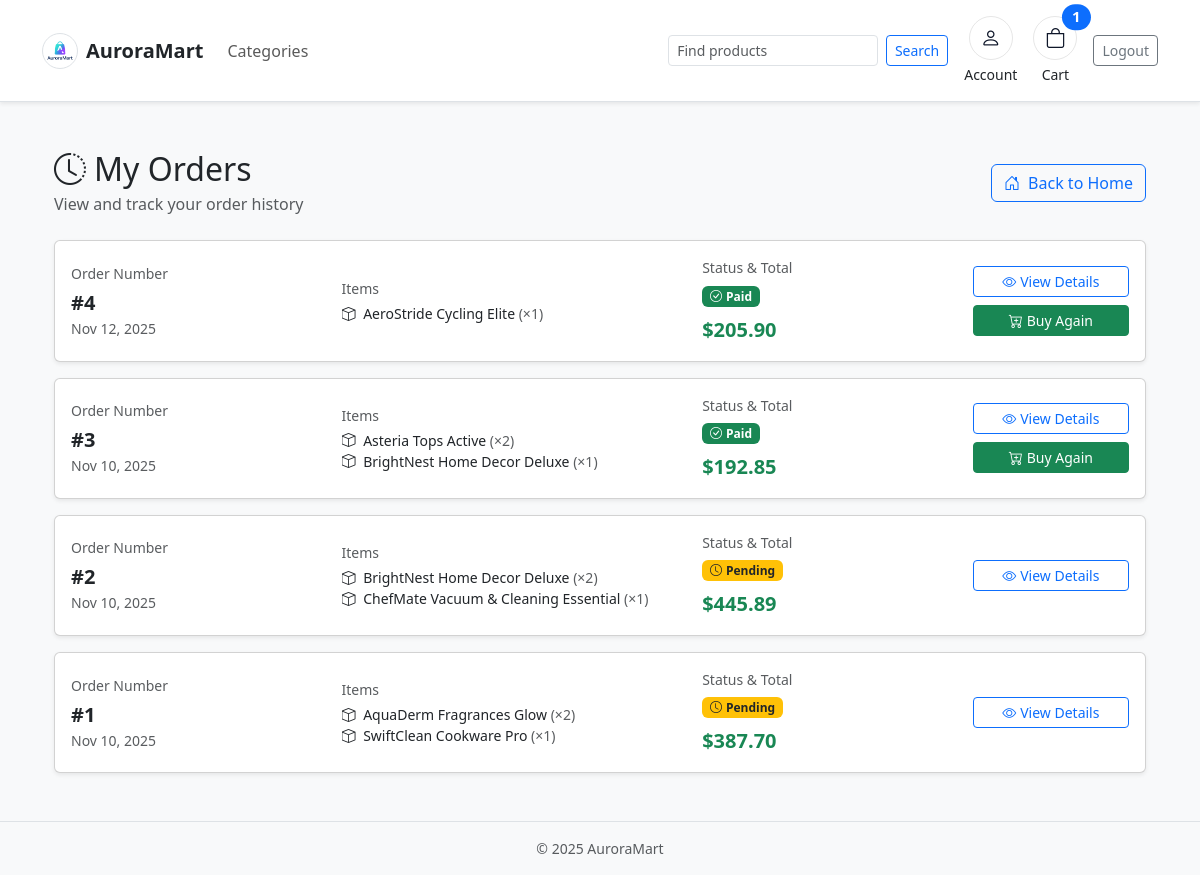
The app's page /store/orders/ (signed in) with its own data.
### ecommercemodule/models.py (models this page shows, shortened)
class Order(models.Model):
    class StatusChoices(models.TextChoices):
        PENDING = "PENDING", "Pending"
        PAID = "PAID", "Paid"
        CANCELLED = "CANCELLED", "Cancelled"
    customer = models.ForeignKey(
        Customer, related_name="orders", on_delete=models.CASCADE
    )
    created_at = models.DateTimeField(auto_now_add=True)
    status = models.CharField(
        max_length=20, choices=StatusChoices.choices, default=StatusChoices.PENDING
    )
    total_amount = models.DecimalField(
        max_digits=12, decimal_places=2, validators=[MinValueValidator(0)]
    )
    class Meta:
        ordering = ["-created_at"]

class OrderItem(models.Model):
    order = models.ForeignKey(
        Order, related_name="items", on_delete=models.CASCADE
    )
    product = models.ForeignKey(Product, on_delete=models.PROTECT)
    quantity = models.PositiveIntegerField(validators=[MinValueValidator(1)])
    unit_price = models.DecimalField(
        max_digits=10, decimal_places=2, validators=[MinValueValidator(0)]
    )
    class Meta:
        ordering = ["product__name"]

### auroramart/models.py (models this page shows, shortened)
class Product(models.Model):
    sku = models.CharField(max_length=64, unique=True, verbose_name="SKU Code")
    name = models.CharField(max_length=255, verbose_name="Product Name")
    description = models.TextField(blank=True, verbose_name="Product Description")
    category = models.ForeignKey(
        Category, related_name="products", on_delete=models.PROTECT, verbose_name="Product Category"
    )
    subcategory = models.ForeignKey(
        SubCategory, related_name="products", on_delete=models.PROTECT, verbose_name="Product Subcategory"
    )
    quantity_on_hand = models.PositiveIntegerField(default=0, validators=[MinValueValidator(0)])
    reorder_quantity = models.PositiveIntegerField(default=10, validators=[MinValueValidator(0)])
    unit_price = models.DecimalField(
        max_digits=10, decimal_places=2, default=0.00, validators=[MinValueValidator(0)]
    )
    rating = models.DecimalField(
        max_digits=3,
        decimal_places=1,
        default=0.0,
        null=True,
        blank=True,
        validators=[MinValueValidator(0), MaxValueValidator(5)],
        verbose_name="Product Rating"
    )
    is_active = models.BooleanField(default=True)
    image_url = models.URLField(
        max_length=500,
        blank=True,
        null=True,
        verbose_name="Image URL",
        help_text="External image URL (e.g., from Google Images)"
    )
    image = models.ImageField(
        upload_to='products/',
        blank=True,
        null=True,
        verbose_name="Product Image",
        help_text="Upload a product image file"
    )
    @property
    def get_image_url(self):
        if self.image:
            return self.image.url
        return self.image_url or ''
    class Meta:
        ordering = ["name"]
        indexes = [
            models.Index(fields=["sku"]),
            models.Index(fields=["is_active"]),
        ]

### ecommercemodule/views.py (the view)
# urls.py: path("orders/", views.order_history, name="order_history"),
@login_required
def order_history(request):
    from django.core.paginator import Paginator
    profile = _get_or_create_profile(request.user)
    orders = profile.orders.prefetch_related("items__product").order_by("-created_at")
    paginator = Paginator(orders, 10)
    page_number = request.GET.get("page", 1)
    page_obj = paginator.get_page(page_number)
    return render(request, "ecommercemodule/order_history.html", {"page_obj": page_obj})

### ecommercemodule/context_processors.py (called while the page is built)
def cart_item_count(request):
    cart = None
    if not hasattr(request, "session"):
        return {"cart_item_count": 0}
    if request.user.is_authenticated:
        profile, _ = Customer.objects.get_or_create(user=request.user)
        cart = Cart.objects.filter(customer=profile).first()
    else:
        session_key = request.session.session_key
        if not session_key:
            request.session.create()
            session_key = request.session.session_key
        cart = Cart.objects.filter(session_key=session_key).first()
    if not cart:
        return {"cart_item_count": 0}
    total = cart.items.aggregate(total=Sum("quantity"))["total"] or 0
    return {"cart_item_count": total}

### ecommercemodule/views.py (called while the page is built)
def _get_or_create_profile(user):
    profile, _ = Customer.objects.get_or_create(user=user)
    return profile

### ecommercemodule/templates/ecommercemodule/order_history.html (shortened to what this page needs)
{% extends "ecommercemodule/base.html" %}
{% load static %}
{% block content %}
<div class="container py-4">
    <div class="d-flex justify-content-between align-items-center mb-4">
        <div>
            <h2 class="mb-1">
                <i class="bi bi-clock-history me-2"></i>My Orders
            </h2>
            <p class="text-muted mb-0">View and track your order history</p>
        </div>
        <a href="{% url 'ecommercemodule:home' %}" class="btn btn-outline-primary">
            <i class="bi bi-house-door me-2"></i>Back to Home
        </a>
    </div>
    {% if page_obj.object_list %}
        <div class="row g-3">
            {% for order in page_obj %}
            <div class="col-12">
                <div class="card shadow-sm hover-shadow transition">
                    <div class="card-body">
                        <div class="row align-items-center">
                            <div class="col-lg-3 mb-3 mb-lg-0">
                                <div class="text-muted small mb-1">Order Number</div>
                                <div class="fw-bold fs-5">#{{ order.id }}</div>
                                <div class="text-muted small">
                                    {{ order.created_at|date:"M d, Y" }}
                                </div>
                            </div>
                            <div class="col-lg-4 mb-3 mb-lg-0">
                                <div class="text-muted small mb-1">Items</div>
                                <div class="item-list">
                                    {% for item in order.items.all|slice:":3" %}
                                        <div class="small">
                                            <i class="bi bi-box me-1"></i>
                                            {{ item.product.name }}
                                            <span class="text-muted">(×{{ item.quantity }})</span>
                                        </div>
                                    {% endfor %}
                                </div>
                            </div>
                            <div class="col-lg-3 mb-3 mb-lg-0">
                                <div class="text-muted small mb-1">Status & Total</div>
                                <div class="mb-2">
                                    {% if order.status == 'PAID' %}
                                        <span class="badge bg-success">
                                            <i class="bi bi-check-circle me-1"></i>Paid
                                        </span>
                                    {% elif order.status == 'PENDING' %}
                                        <span class="badge bg-warning text-dark">
                                            <i class="bi bi-clock me-1"></i>Pending
                                        </span>
                                    {% elif order.status == 'CANCELLED' %}
                                        <span class="badge bg-danger">
                                            <i class="bi bi-x-circle me-1"></i>Cancelled
                                        </span>
                                    {% else %}
                                        <span class="badge bg-secondary">{{ order.get_status_display }}</span>
                                    {% endif %}
                                </div>
                                <div class="fw-bold text-success fs-5">
                                    ${{ order.total_amount|floatformat:2 }}
                                </div>
                            </div>
                            <div class="col-lg-2 text-lg-end">
                                <div class="d-flex flex-column gap-2">
                                    <a href="{% url 'ecommercemodule:order_detail' order.id %}"
                                       class="btn btn-outline-primary btn-sm">
                                        <i class="bi bi-eye me-1"></i>View Details
                                    </a>
                                    {% if order.status == 'PAID' %}
                                    <button type="button"
                                            class="btn btn-success btn-sm w-100"
                                            data-bs-toggle="modal"
                                            data-bs-target="#buyAgainModal{{ order.id }}"
                                            title="Add all items from this order to your cart">
                                        <i class="bi bi-cart-plus me-1"></i>Buy Again
                                    </button>
                                    {% endif %}
                                </div>
                            </div>
                        </div>
                    </div>
                </div>
            </div>
            {% endfor %}
        </div>
    {% endif %}
</div>
{% endblock %}

### ecommercemodule/static/storefront/css/styles.css (style rules this page uses)
:root { --aurora-accent: #5b7cfd; }
body { background-color: #f7f8fb; }

### ecommercemodule/templates/ecommercemodule/order_history.html (style rules this page uses)
.hover-shadow { transition: box-shadow 0.3s ease; }
.transition { transition: all 0.3s ease; }
.item-list { max-height: 100px; overflow-y: auto; }

### records on screen
Order: id "4", created_at "Nov 12, 2025", status "PAID" (drawn), total_amount "205.90"
OrderItem: product.name "AeroStride Cycling Elite", quantity "1"
Order: id "3", created_at "Nov 10, 2025", status "PAID" (drawn), total_amount "192.85"
OrderItem: product.name "Asteria Tops Active", quantity "2"
OrderItem: product.name "BrightNest Home Decor Deluxe", quantity "1"
Order: id "2", created_at "Nov 10, 2025", status "PENDING" (drawn), total_amount "445.89"
OrderItem: product.name "BrightNest Home Decor Deluxe", quantity "2"
OrderItem: product.name "ChefMate Vacuum & Cleaning Essential", quantity "1"
Order: id "1", created_at "Nov 10, 2025", status "PENDING" (drawn), total_amount "387.70"
OrderItem: product.name "AquaDerm Fragrances Glow", quantity "2"
OrderItem: product.name "SwiftClean Cookware Pro", quantity "1"

### other values on screen
{{ cart_item_count|default:0 }} "1"
